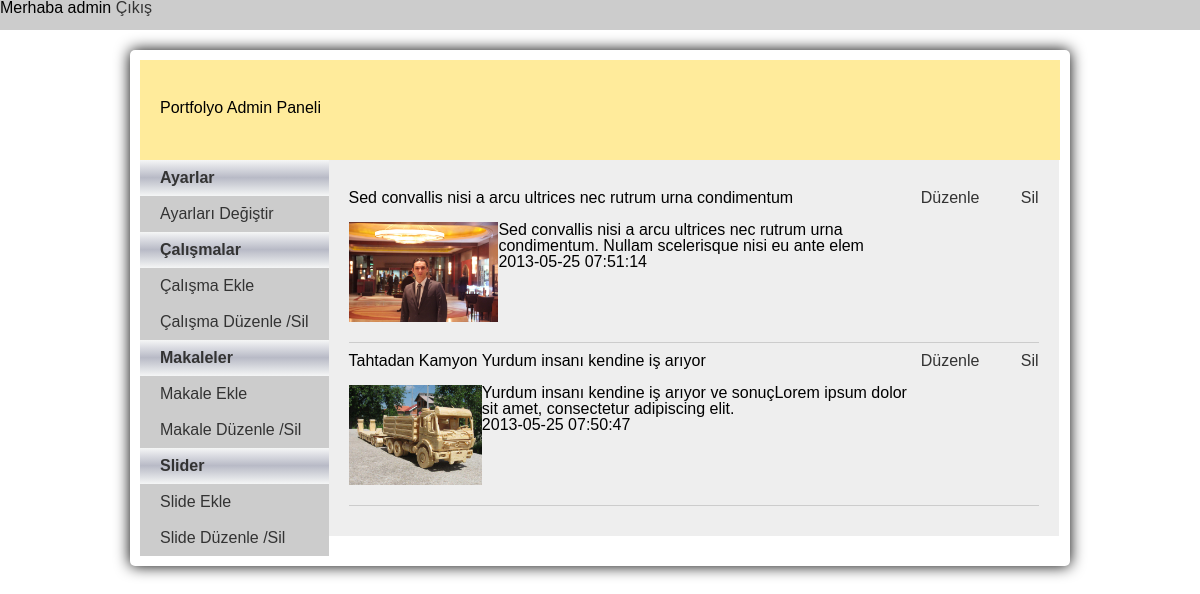
Before: /admin/index.php?page=calismaduzenle (signed in) with the older database file.
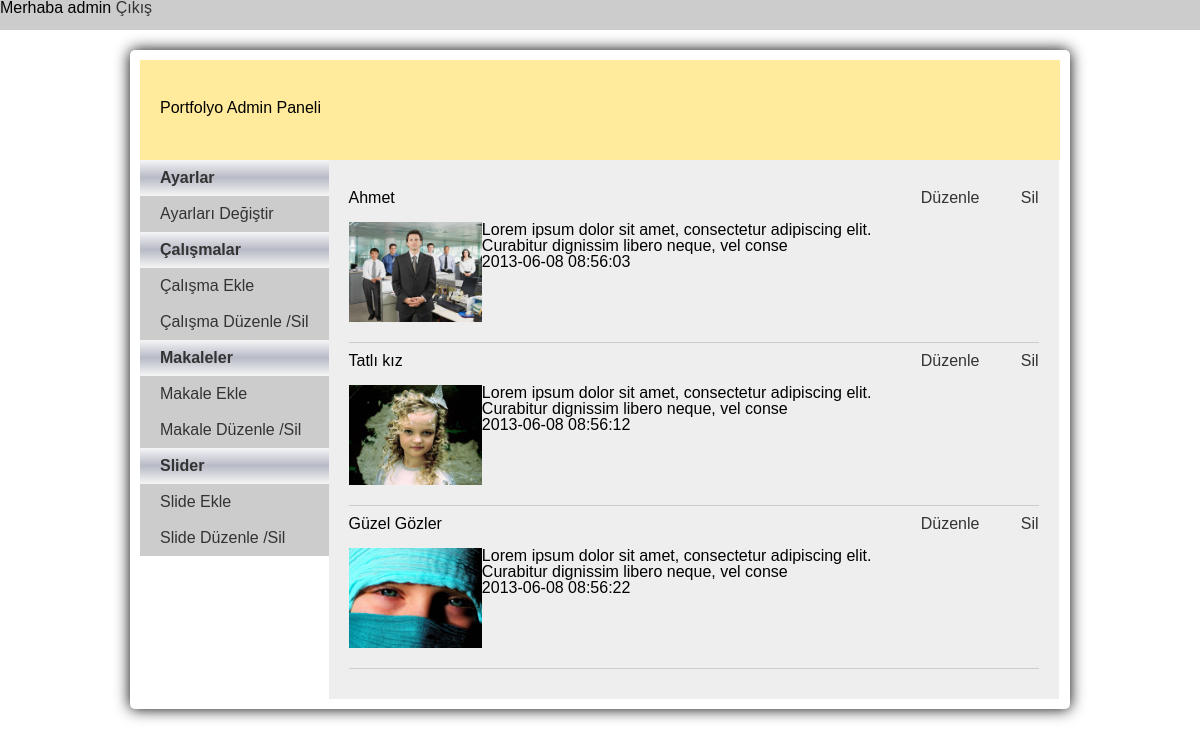
After: the same page with the newer database file.
### tables this page shows
CREATE TABLE IF NOT EXISTS `calismalar` (
  `calisma_id` int(11) NOT NULL AUTO_INCREMENT,
  `calisma_img` varchar(255) DEFAULT NULL,
  `calisma_date` timestamp NOT NULL DEFAULT CURRENT_TIMESTAMP ON UPDATE CURRENT_TIMESTAMP,
  `calisma_baslik` varchar(255) DEFAULT NULL,
  `calisma_icerik` text,
  PRIMARY KEY (`calisma_id`)
);

### admin/inc/calisma_duzenle_sil.php (the view, shortened to what this page needs)
<table>
	<?php
		$sorgu=mysql_query("SELECT * from calismalar");
		while($calisma=mysql_fetch_assoc($sorgu)){
	?>
	<tr style="border-bottom:1px solid #CCCCCC; padding-bottom: 20px; margin: 10px 0; display: block;">
		<td>
			<?=$calisma['calisma_baslik']?><br/><br/>
			<img src="<?=imagePath.$calisma['calisma_img']?>" height="100" align="left" />
			<?=substr($calisma['calisma_icerik'],0,100)?> <br/>
			<?=$calisma['calisma_date']?>
		</td>
		<td width="100" valign="middle"><a href="">Düzenle</a></td>
		<td valign="middle">
			<a class="sil-btn" href="javascript:void(0)" data-id="<?=$calisma['calisma_id']?>">Sil</a></td>
	</tr>
	<?php
		}
	?>
</table>

### admin/index.php (shortened to what this page needs)
<!DOCTYPE html PUBLIC "-//W3C//DTD XHTML 1.0 Transitional//EN" "http://www.w3.org/TR/xhtml1/DTD/xhtml1-transitional.dtd">
<html xmlns="http://www.w3.org/1999/xhtml" xml:lang="en">
<head>
	<link rel="stylesheet" href="css/admin.css" />
	<link rel="stylesheet" href="css/grid.css" />
</head>
<body>
<?php
	if($_SESSION['yetkili']){
?>
	<div style="width: 100%; height: 30px; background: #CCCCCC">
		<div class="p20">
		  	<?php echo "Merhaba ".$_SESSION['yetkili'] ?>  <a href="<?=URL?>sistem/islem.php?islem=cikis">Çıkış</a>
		</div>
	</div>
	<div class="panel clearfix">
		<div class="top f18"><h1 style="margin: 40px 20px">Portfolyo Admin Paneli</h1></div>
		<div class="menu">
			<ul>
				<li><a href="#" class="menu-header">Ayarlar</a></li>
				<li><a href="index.php?page=ayarlar" >Ayarları Değiştir</a></li>
				<li><a href="#" class="menu-header">Çalışmalar</a></li>
				<li><a href="index.php?page=calismaekle">Çalışma Ekle</a></li>
				<li><a href="index.php?page=calismaduzenle">Çalışma Düzenle /Sil</a></li>
				<li><a href="#" class="menu-header">Makaleler</a></li>
				<li><a href="index.php?page=makaleekle">Makale Ekle</a></li>
				<li><a href="index.php?page=makaleduzenle">Makale Düzenle /Sil</a></li>
				<li><a href="#" class="menu-header">Slider</a></li>
				<li><a href="index.php?page=slideekle">Slide Ekle</a></li>
				<li><a href="index.php?page=slideduzenle">Slide Düzenle /Sil</a></li>
			</ul>
		</div>
		<div class="content">
			<?php require "inc/pager.php"; ?>
		</div>
	</div>
	<?php
		}
	?>
</body>
</html>

### admin/inc/pager.php (shortened to what this page needs)
<?php
 switch($_GET[page]){
 	case 'calismaduzenle':
		 include('inc/calisma_duzenle_sil.php');
	break;
 }
?>

### admin/css/admin.css (style rules this page uses)
body { font-family:"Trebuchet MS",Arial, Helvetica, sans-serif !important; }
.panel { width:920px; height:auto; margin:20px auto; padding:10px; border-radius: 5px; background: #ffffff; -moz-box-shadow: 0px 0px 15px #000000; -webkit-box-shadow: 0px 0px 15px #000000; box-shadow: 0px 0px 15px #000000; }
.top { width:920px; height: 100px; float:left; background:#FFEB9B; }
.menu { width:280; height: auto; float:left; background: #cccccc; }
.menu ul li a { padding: 10px 20px ; display: block; }
.content { width: 690px; height: auto; float:left; background:#EEEEEE; padding: 20px; }
.menu-header { background: #f5f6f6; background: -moz-linear-gradient(top, #f5f6f6 0%, #dbdce2 21%, #b8bac6 49%, #dddfe3 80%, #f5f6f6 100%); background: -webkit-gradient(linear, left top, left bottom, color-stop(0%,#f5f6f6), color-stop(21%,#dbdce2), color-stop(49%,#b8bac6), color-stop(80%,#dddfe3), color-stop(100%,#f5f6f6)); background: -webkit-linear-gradient(top, #f5f6f6 0%,#dbdce2 21%,#b8bac6 49%,#dddfe3 80%,#f5f6f6 100%); background: -o-linear-gradient(top, #f5f6f6 0%,#dbdce2 21%,#b8bac6 49%,#dddfe3 80%,#f5f6f6 100%); background: -ms-linear-gradient(top, #f5f6f6 0%,#dbdce2 21%,#b8bac6 49%,#dddfe3 80%,#f5f6f6 100%); background: linear-gradient(to bottom, #f5f6f6 0%,#dbdce2 21%,#b8bac6 49%,#dddfe3 80%,#f5f6f6 100%); filter: progid:DXImageTransform.Microsoft.gradient( startColorstr='#f5f6f6', endColorstr='#f5f6f6',GradientType=0 ); font-weight: bold; }

### admin/css/grid.css (style rules this page uses)
body { min-width: 960px; }
.clearfix:before, .clearfix:after { content: '\0020'; display: block; overflow: hidden; visibility: hidden; width: 0; height: 0; }
.clearfix:after { clear: both; }
.clearfix { zoom: 1; }
html, body, div, span, applet, object, iframe, h1, h2, h3, h4, h5, h6, p, blockquote, pre, a, abbr, acronym, address, big, cite, code, del, dfn, em, img, ins, kbd, q, s, samp, small, strike, strong, sub, sup, tt, var, b, u, i, center, dl, dt, dd, ol, ul, li, fieldset, form, label, legend, table, caption, tbody, tfoot, thead, tr, th, td, article, aside, canvas, details, embed, figure, figcaption, footer, header, hgroup, menu, nav, output, ruby, section, summary, time, mark, audio, video { margin: 0; padding: 0; border: 0; font-size: 100%; font: inherit; vertical-align: baseline; }
a { text-decoration:none; color:#333; }
body { line-height: 1; }
ol, ul { list-style: none; }
table { border-collapse: collapse; border-spacing: 0; }

Changed rows visible on the page:
removed calismalar: calisma_baslik "Sed convallis nisi a arcu ultrices nec rutrum urna condimentum", calisma_img (picture), calisma_icerik "Sed convallis nisi a arcu ultrices nec rutrum urna condimentum. Nullam scelerisque nisi eu ante elem", calisma_date "2013-05-25 07:51:14"
removed calismalar: calisma_baslik "Tahtadan Kamyon Yurdum insanı kendine iş arıyor", calisma_img (picture), calisma_icerik "Yurdum insanı kendine iş arıyor ve sonuçLorem ipsum dolor sit amet, consectetur adipiscing elit.", calisma_date "2013-05-25 07:50:47"
added calismalar: calisma_baslik "Ahmet", calisma_img (picture), calisma_icerik "Lorem ipsum dolor sit amet, consectetur adipiscing elit. Curabitur dignissim libero neque, vel conse", calisma_date "2013-06-08 08:56:03"
added calismalar: calisma_baslik "Tatlı kız", calisma_img (picture), calisma_icerik "Lorem ipsum dolor sit amet, consectetur adipiscing elit. Curabitur dignissim libero neque, vel conse", calisma_date "2013-06-08 08:56:12"
added calismalar: calisma_baslik "Güzel Gözler", calisma_img (picture), calisma_icerik "Lorem ipsum dolor sit amet, consectetur adipiscing elit. Curabitur dignissim libero neque, vel conse", calisma_date "2013-06-08 08:56:22"
